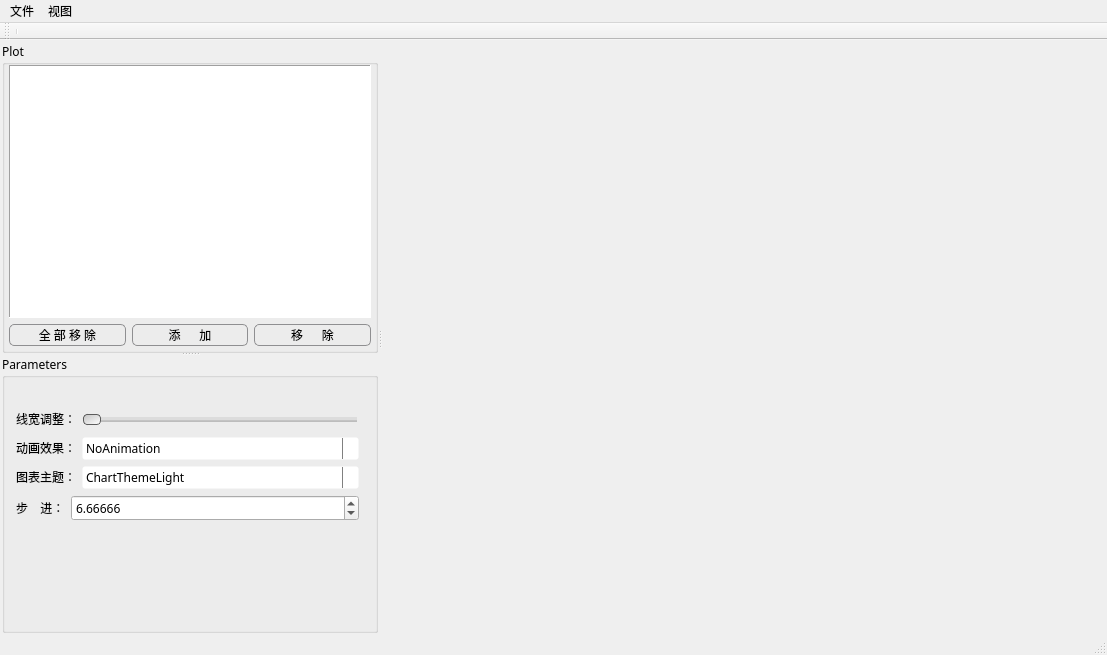
<?xml version="1.0" encoding="UTF-8"?>
<ui version="4.0">
 <class>MainWindow</class>
 <widget class="QMainWindow" name="MainWindow">
  <property name="geometry">
   <rect>
    <x>0</x>
    <y>0</y>
    <width>1107</width>
    <height>655</height>
   </rect>
  </property>
  <property name="sizePolicy">
   <sizepolicy hsizetype="Expanding" vsizetype="Fixed">
    <horstretch>0</horstretch>
    <verstretch>0</verstretch>
   </sizepolicy>
  </property>
  <property name="minimumSize">
   <size>
    <width>50</width>
    <height>0</height>
   </size>
  </property>
  <property name="windowTitle">
   <string>MainWindow</string>
  </property>
  <property name="tabShape">
   <enum>QTabWidget::Rounded</enum>
  </property>
  <widget class="QWidget" name="centralWidget">
   <property name="sizePolicy">
    <sizepolicy hsizetype="Expanding" vsizetype="Expanding">
     <horstretch>0</horstretch>
     <verstretch>0</verstretch>
    </sizepolicy>
   </property>
   <layout class="QGridLayout" name="gridLayout">
    <property name="leftMargin">
     <number>2</number>
    </property>
    <property name="topMargin">
     <number>2</number>
    </property>
    <property name="rightMargin">
     <number>2</number>
    </property>
    <property name="bottomMargin">
     <number>0</number>
    </property>
    <item row="0" column="0">
     <widget class="QSplitter" name="splitter_h">
      <property name="orientation">
       <enum>Qt::Horizontal</enum>
      </property>
      <widget class="QSplitter" name="splitter_v">
       <property name="enabled">
        <bool>true</bool>
       </property>
       <property name="sizePolicy">
        <sizepolicy hsizetype="Preferred" vsizetype="Expanding">
         <horstretch>0</horstretch>
         <verstretch>0</verstretch>
        </sizepolicy>
       </property>
       <property name="minimumSize">
        <size>
         <width>200</width>
         <height>0</height>
        </size>
       </property>
       <property name="maximumSize">
        <size>
         <width>16777215</width>
         <height>16777215</height>
        </size>
       </property>
       <property name="sizeIncrement">
        <size>
         <width>0</width>
         <height>0</height>
        </size>
       </property>
       <property name="baseSize">
        <size>
         <width>0</width>
         <height>0</height>
        </size>
       </property>
       <property name="lineWidth">
        <number>1</number>
       </property>
       <property name="midLineWidth">
        <number>0</number>
       </property>
       <property name="orientation">
        <enum>Qt::Vertical</enum>
       </property>
       <property name="handleWidth">
        <number>2</number>
       </property>
       <widget class="QGroupBox" name="group_plot">
        <property name="sizePolicy">
         <sizepolicy hsizetype="Preferred" vsizetype="Expanding">
          <horstretch>0</horstretch>
          <verstretch>0</verstretch>
         </sizepolicy>
        </property>
        <property name="font">
         <font>
          <family>宋体</family>
          <pointsize>9</pointsize>
          <weight>50</weight>
          <bold>false</bold>
         </font>
        </property>
        <property name="title">
         <string>Plot</string>
        </property>
        <layout class="QGridLayout" name="gridLayout_2">
         <property name="leftMargin">
          <number>4</number>
         </property>
         <property name="topMargin">
          <number>0</number>
         </property>
         <property name="rightMargin">
          <number>4</number>
         </property>
         <property name="bottomMargin">
          <number>4</number>
         </property>
         <item row="0" column="0">
          <layout class="QVBoxLayout" name="verticalLayout">
           <property name="leftMargin">
            <number>0</number>
           </property>
           <property name="rightMargin">
            <number>0</number>
           </property>
           <item>
            <widget class="QTableWidget" name="tableWidget_plot">
             <property name="sizePolicy">
              <sizepolicy hsizetype="Expanding" vsizetype="Expanding">
               <horstretch>0</horstretch>
               <verstretch>0</verstretch>
              </sizepolicy>
             </property>
             <property name="autoFillBackground">
              <bool>false</bool>
             </property>
             <property name="styleSheet">
              <string notr="true">QTableView 
{	
	selection-background-color: rgb(225, 225, 225);
}
QTableView::indicator:unchecked 
{
	background-color: #d7d6d5
}</string>
             </property>
             <property name="frameShape">
              <enum>QFrame::Panel</enum>
             </property>
             <property name="columnCount">
              <number>0</number>
             </property>
            </widget>
           </item>
           <item>
            <layout class="QHBoxLayout" name="horizontalLayout">
             <item>
              <widget class="QPushButton" name="btn_removeall">
               <property name="enabled">
                <bool>true</bool>
               </property>
               <property name="sizePolicy">
                <sizepolicy hsizetype="Expanding" vsizetype="Fixed">
                 <horstretch>62</horstretch>
                 <verstretch>24</verstretch>
                </sizepolicy>
               </property>
               <property name="minimumSize">
                <size>
                 <width>62</width>
                 <height>22</height>
                </size>
               </property>
               <property name="maximumSize">
                <size>
                 <width>16777215</width>
                 <height>16777215</height>
                </size>
               </property>
               <property name="font">
                <font>
                 <family>微软雅黑</family>
                 <pointsize>9</pointsize>
                 <weight>50</weight>
                 <bold>false</bold>
                </font>
               </property>
               <property name="styleSheet">
                <string notr="true">QPushButton
{
	border: 1px solid #8f8f91;
	border-radius: 5px;
	background-color: qlineargradient(x1: 0, y1: 0, x2: 0, y2: 	1,stop: 0 #f6f7fa, stop: 1 #dadbde);
	min-width: 60px;
	min-height: 20px;
}

QPushButton:hover
{
	background-color:rgb(220, 248, 255);
}
QPushButton:pressed 
{
	background-color: qlineargradient(x1: 0, y1: 0, x2: 0, y2: 1,stop: 0 #dadbde, stop: 1 #f6f7fa);
}</string>
               </property>
               <property name="text">
                <string>全 部 移 除</string>
               </property>
              </widget>
             </item>
             <item>
              <widget class="QPushButton" name="btn_addpro">
               <property name="enabled">
                <bool>true</bool>
               </property>
               <property name="sizePolicy">
                <sizepolicy hsizetype="Expanding" vsizetype="Fixed">
                 <horstretch>62</horstretch>
                 <verstretch>24</verstretch>
                </sizepolicy>
               </property>
               <property name="minimumSize">
                <size>
                 <width>62</width>
                 <height>22</height>
                </size>
               </property>
               <property name="maximumSize">
                <size>
                 <width>16777215</width>
                 <height>16777215</height>
                </size>
               </property>
               <property name="baseSize">
                <size>
                 <width>0</width>
                 <height>24</height>
                </size>
               </property>
               <property name="font">
                <font>
                 <family>微软雅黑</family>
                 <pointsize>9</pointsize>
                </font>
               </property>
               <property name="styleSheet">
                <string notr="true">QPushButton
{
	border: 1px solid #8f8f91;
	border-radius: 5px;
	background-color: qlineargradient(x1: 0, y1: 0, x2: 0, y2: 	1,stop: 0 #f6f7fa, stop: 1 #dadbde);
	min-width: 60px;
	min-height: 20px;
}

QPushButton:hover
{
	background-color:rgb(220, 248, 255);
}
QPushButton:pressed 
{
	background-color: qlineargradient(x1: 0, y1: 0, x2: 0, y2: 1,stop: 0 #dadbde, stop: 1 #f6f7fa);
}</string>
               </property>
               <property name="text">
                <string>添      加</string>
               </property>
               <property name="autoDefault">
                <bool>false</bool>
               </property>
              </widget>
             </item>
             <item>
              <widget class="QPushButton" name="btn_remove">
               <property name="enabled">
                <bool>true</bool>
               </property>
               <property name="sizePolicy">
                <sizepolicy hsizetype="Expanding" vsizetype="Fixed">
                 <horstretch>62</horstretch>
                 <verstretch>24</verstretch>
                </sizepolicy>
               </property>
               <property name="minimumSize">
                <size>
                 <width>62</width>
                 <height>22</height>
                </size>
               </property>
               <property name="maximumSize">
                <size>
                 <width>16777215</width>
                 <height>16777215</height>
                </size>
               </property>
               <property name="baseSize">
                <size>
                 <width>0</width>
                 <height>24</height>
                </size>
               </property>
               <property name="font">
                <font>
                 <family>微软雅黑</family>
                 <pointsize>9</pointsize>
                </font>
               </property>
               <property name="styleSheet">
                <string notr="true">QPushButton
{
	border: 1px solid #8f8f91;
	border-radius: 5px;
	background-color: qlineargradient(x1: 0, y1: 0, x2: 0, y2: 	1,stop: 0 #f6f7fa, stop: 1 #dadbde);
	min-width: 60px;
	min-height: 20px;
}

QPushButton:hover
{
	background-color:rgb(220, 248, 255);
}
QPushButton:pressed 
{
	background-color: qlineargradient(x1: 0, y1: 0, x2: 0, y2: 1,stop: 0 #dadbde, stop: 1 #f6f7fa);
}</string>
               </property>
               <property name="text">
                <string>移      除</string>
               </property>
              </widget>
             </item>
            </layout>
           </item>
          </layout>
         </item>
        </layout>
       </widget>
       <widget class="QGroupBox" name="group_message">
        <property name="sizePolicy">
         <sizepolicy hsizetype="Preferred" vsizetype="Minimum">
          <horstretch>0</horstretch>
          <verstretch>0</verstretch>
         </sizepolicy>
        </property>
        <property name="minimumSize">
         <size>
          <width>80</width>
          <height>0</height>
         </size>
        </property>
        <property name="font">
         <font>
          <family>宋体</family>
          <pointsize>9</pointsize>
         </font>
        </property>
        <property name="title">
         <string>Parameters</string>
        </property>
        <layout class="QGridLayout" name="gridLayout_4">
         <item row="0" column="0">
          <layout class="QVBoxLayout" name="verticalLayout_2">
           <item>
            <layout class="QHBoxLayout" name="horizontalLayout_2">
             <property name="rightMargin">
              <number>5</number>
             </property>
             <item>
              <widget class="QLabel" name="label">
               <property name="sizePolicy">
                <sizepolicy hsizetype="Fixed" vsizetype="Fixed">
                 <horstretch>0</horstretch>
                 <verstretch>0</verstretch>
                </sizepolicy>
               </property>
               <property name="minimumSize">
                <size>
                 <width>60</width>
                 <height>24</height>
                </size>
               </property>
               <property name="maximumSize">
                <size>
                 <width>16777215</width>
                 <height>24</height>
                </size>
               </property>
               <property name="font">
                <font>
                 <family>微软雅黑</family>
                </font>
               </property>
               <property name="text">
                <string>线宽调整：</string>
               </property>
              </widget>
             </item>
             <item>
              <widget class="MSlider" name="horizontalSlider">
               <property name="sizePolicy">
                <sizepolicy hsizetype="Expanding" vsizetype="Fixed">
                 <horstretch>0</horstretch>
                 <verstretch>0</verstretch>
                </sizepolicy>
               </property>
               <property name="minimumSize">
                <size>
                 <width>95</width>
                 <height>0</height>
                </size>
               </property>
               <property name="maximumSize">
                <size>
                 <width>16777215</width>
                 <height>16777215</height>
                </size>
               </property>
               <property name="focusPolicy">
                <enum>Qt::StrongFocus</enum>
               </property>
               <property name="styleSheet">
                <string notr="true">QSlider{border-color: #bcbcbc;}
QSlider::groove:horizontal {  
	border: 1px solid #999999;height: 3px;margin: 0px 0;left: 2px;right: 2px;}
QSlider::handle:horizontal {
	background: qlineargradient(x1:0, y1:0, x2:1, y2:1, stop:0 #c4c4c4, stop:1 #ffffff);
	border: 1px solid #5c5c5c;
    width: 16px;
	height: 14px;
	margin: -4px -2;border-radius: 4px;}
QSlider::add-page:horizontal{
    background: qlineargradient(spread:pad, x1:0, y1:1, x2:0, y2:0, stop:0 #bcbcbc, stop:0.25 #bcbcbc, stop:0.5 #dcdcdc, stop:1 #dcdcdc);}
QSlider::sub-page:horizontal{
    background: rgb(0, 170, 255);}</string>
               </property>
               <property name="minimum">
                <number>12</number>
               </property>
               <property name="maximum">
                <number>30</number>
               </property>
               <property name="orientation">
                <enum>Qt::Horizontal</enum>
               </property>
               <property name="invertedAppearance">
                <bool>false</bool>
               </property>
               <property name="invertedControls">
                <bool>false</bool>
               </property>
               <property name="tickPosition">
                <enum>QSlider::TicksAbove</enum>
               </property>
               <property name="tickInterval">
                <number>2</number>
               </property>
              </widget>
             </item>
            </layout>
           </item>
           <item>
            <layout class="QHBoxLayout" name="horizontalLayout_3">
             <property name="rightMargin">
              <number>5</number>
             </property>
             <item>
              <widget class="QLabel" name="label_2">
               <property name="sizePolicy">
                <sizepolicy hsizetype="Fixed" vsizetype="Fixed">
                 <horstretch>0</horstretch>
                 <verstretch>0</verstretch>
                </sizepolicy>
               </property>
               <property name="text">
                <string>动画效果：</string>
               </property>
              </widget>
             </item>
             <item>
              <widget class="QComboBox" name="comboBox">
               <property name="sizePolicy">
                <sizepolicy hsizetype="Expanding" vsizetype="Fixed">
                 <horstretch>0</horstretch>
                 <verstretch>0</verstretch>
                </sizepolicy>
               </property>
               <property name="minimumSize">
                <size>
                 <width>95</width>
                 <height>0</height>
                </size>
               </property>
               <property name="styleSheet">
                <string notr="true">QComboBox {
	border: 1px solid light;
    border-radius: 3px;
    padding: 1px 18px 1px 3px;
    min-width: 6em;
}
QComboBox:editable {
	background: white;
}
QComboBox:!editable, QComboBox::drop-down:editable {
    background: qlineargradient(x1: 0, y1: 0, x2: 0, y2: 1,
                                   stop: 0 #E1E1E1, stop: 0.4 #DDDDDD,
                                   stop: 0.5 #D8D8D8, stop: 1.0 #D3D3D3);
}
QComboBox:!editable:on, QComboBox::drop-down:editable:on {
    background: qlineargradient(x1: 0, y1: 0, x2: 0, y2: 1,
                                  stop: 0 #D3D3D3, stop: 0.4 #D8D8D8,
                                  stop: 0.5 #DDDDDD, stop: 1.0 #E1E1E1);
}
QComboBox:on { 
    padding-top: 3px;
    padding-left: 4px;
}
QComboBox::drop-down {
    subcontrol-origin: padding;
    subcontrol-position: top right;
    width: 15px;
    border-left-width: 1px;
    border-left-color: gray;
    border-left-style: solid; 
    border-top-right-radius: 3px;
    border-bottom-right-radius: 3px;
}

  QComboBox::down-arrow {
      image:url(:/images/down_arrow.png);
  }

  QComboBox::down-arrow:on {
      top: 1px;
      left: 1px;
  }</string>
               </property>
               <item>
                <property name="text">
                 <string>NoAnimation</string>
                </property>
               </item>
               <item>
                <property name="text">
                 <string>SeriesAnimations</string>
                </property>
               </item>
               <item>
                <property name="text">
                 <string>GridAxisAnimations</string>
                </property>
               </item>
               <item>
                <property name="text">
                 <string>AllAnimations</string>
                </property>
               </item>
              </widget>
             </item>
            </layout>
           </item>
           <item>
            <layout class="QHBoxLayout" name="horizontalLayout_4">
             <property name="rightMargin">
              <number>5</number>
             </property>
             <item>
              <widget class="QLabel" name="label_3">
               <property name="sizePolicy">
                <sizepolicy hsizetype="Fixed" vsizetype="Fixed">
                 <horstretch>0</horstretch>
                 <verstretch>0</verstretch>
                </sizepolicy>
               </property>
               <property name="text">
                <string>图表主题：</string>
               </property>
              </widget>
             </item>
             <item>
              <widget class="QComboBox" name="comboBox_2">
               <property name="sizePolicy">
                <sizepolicy hsizetype="Expanding" vsizetype="Fixed">
                 <horstretch>0</horstretch>
                 <verstretch>0</verstretch>
                </sizepolicy>
               </property>
               <property name="minimumSize">
                <size>
                 <width>95</width>
                 <height>0</height>
                </size>
               </property>
               <property name="maximumSize">
                <size>
                 <width>16777215</width>
                 <height>16777215</height>
                </size>
               </property>
               <property name="styleSheet">
                <string notr="true">  QComboBox {
      border: 1px solid light;
      border-radius: 3px;
      padding: 1px 18px 1px 3px;
      min-width: 6em;
  }

  QComboBox:editable {
      background: white;
  }

  QComboBox:!editable, QComboBox::drop-down:editable {
       background: qlineargradient(x1: 0, y1: 0, x2: 0, y2: 1,
                                   stop: 0 #E1E1E1, stop: 0.4 #DDDDDD,
                                   stop: 0.5 #D8D8D8, stop: 1.0 #D3D3D3);
  }

  QComboBox:!editable:on, QComboBox::drop-down:editable:on {
      background: qlineargradient(x1: 0, y1: 0, x2: 0, y2: 1,
                                  stop: 0 #D3D3D3, stop: 0.4 #D8D8D8,
                                  stop: 0.5 #DDDDDD, stop: 1.0 #E1E1E1);
  }

  QComboBox:on { 
      padding-top: 3px;
      padding-left: 4px;
  }

  QComboBox::drop-down {
      subcontrol-origin: padding;
      subcontrol-position: top right;
      width: 15px;
      border-left-width: 1px;
      border-left-color: gray;
      border-left-style: solid; 
      border-top-right-radius: 3px;
      border-bottom-right-radius: 3px;
  }

  QComboBox::down-arrow {
      image:url(:/images/down_arrow.png);
  }

  QComboBox::down-arrow:on {
      top: 1px;
      left: 1px;
  }</string>
               </property>
               <item>
                <property name="text">
                 <string>ChartThemeLight</string>
                </property>
               </item>
               <item>
                <property name="text">
                 <string>ChartThemeBlueCerulean</string>
                </property>
               </item>
               <item>
                <property name="text">
                 <string>ChartThemeDark</string>
                </property>
               </item>
               <item>
                <property name="text">
                 <string>ChartThemeBrownSand</string>
                </property>
               </item>
               <item>
                <property name="text">
                 <string>ChartThemeBlueNcs</string>
                </property>
               </item>
               <item>
                <property name="text">
                 <string>ChartThemeHighContrast</string>
                </property>
               </item>
               <item>
                <property name="text">
                 <string>ChartThemeBlueIcy</string>
                </property>
               </item>
               <item>
                <property name="text">
                 <string>ChartThemeQt</string>
                </property>
               </item>
              </widget>
             </item>
            </layout>
           </item>
           <item>
            <layout class="QHBoxLayout" name="horizontalLayout_5">
             <property name="sizeConstraint">
              <enum>QLayout::SetFixedSize</enum>
             </property>
             <property name="rightMargin">
              <number>5</number>
             </property>
             <item>
              <widget class="QLabel" name="label_4">
               <property name="sizePolicy">
                <sizepolicy hsizetype="Fixed" vsizetype="Fixed">
                 <horstretch>0</horstretch>
                 <verstretch>0</verstretch>
                </sizepolicy>
               </property>
               <property name="minimumSize">
                <size>
                 <width>0</width>
                 <height>0</height>
                </size>
               </property>
               <property name="text">
                <string>步    进：</string>
               </property>
              </widget>
             </item>
             <item>
              <widget class="QDoubleSpinBox" name="doubleSpinBox">
               <property name="sizePolicy">
                <sizepolicy hsizetype="Expanding" vsizetype="Fixed">
                 <horstretch>0</horstretch>
                 <verstretch>0</verstretch>
                </sizepolicy>
               </property>
               <property name="decimals">
                <number>5</number>
               </property>
               <property name="minimum">
                <double>0.000000000000000</double>
               </property>
               <property name="maximum">
                <double>99999999.000000000000000</double>
               </property>
               <property name="singleStep">
                <double>1.000000000000000</double>
               </property>
               <property name="value">
                <double>6.666660000000000</double>
               </property>
              </widget>
             </item>
            </layout>
           </item>
          </layout>
         </item>
         <item row="1" column="0">
          <layout class="QHBoxLayout" name="horizontalLayout_6">
           <item>
            <spacer name="horizontalSpacer">
             <property name="orientation">
              <enum>Qt::Horizontal</enum>
             </property>
             <property name="sizeHint" stdset="0">
              <size>
               <width>40</width>
               <height>20</height>
              </size>
             </property>
            </spacer>
           </item>
           <item>
            <layout class="QGridLayout" name="gridLayout_3">
             <property name="sizeConstraint">
              <enum>QLayout::SetFixedSize</enum>
             </property>
             <item row="1" column="0">
              <widget class="QPushButton" name="btn_left">
               <property name="autoFillBackground">
                <bool>false</bool>
               </property>
               <property name="styleSheet">
                <string notr="true">QPushButton:hover {
	margin-bottom:2px;
}
QPushButton:pressed {
	margin-top:5px;
	border: none;
}
</string>
               </property>
               <property name="text">
                <string/>
               </property>
               <property name="icon">
                <iconset resource="source.qrc">
                 <normaloff>:/images/left.ico</normaloff>:/images/left.ico</iconset>
               </property>
               <property name="iconSize">
                <size>
                 <width>28</width>
                 <height>28</height>
                </size>
               </property>
               <property name="flat">
                <bool>true</bool>
               </property>
              </widget>
             </item>
             <item row="1" column="1">
              <widget class="QPushButton" name="btn_down">
               <property name="autoFillBackground">
                <bool>false</bool>
               </property>
               <property name="styleSheet">
                <string notr="true">QPushButton:hover {
	margin-bottom:2px;
}
QPushButton:pressed {
	margin-top:5px;
	border: none;
}
</string>
               </property>
               <property name="text">
                <string/>
               </property>
               <property name="icon">
                <iconset resource="source.qrc">
                 <normaloff>:/images/down.ico</normaloff>:/images/down.ico</iconset>
               </property>
               <property name="iconSize">
                <size>
                 <width>28</width>
                 <height>28</height>
                </size>
               </property>
               <property name="flat">
                <bool>true</bool>
               </property>
              </widget>
             </item>
             <item row="1" column="2">
              <widget class="QPushButton" name="btn_right">
               <property name="styleSheet">
                <string notr="true">QPushButton:hover {
	margin-bottom:2px;
}
QPushButton:pressed {
	margin-top:5px;
	border: none;
}
</string>
               </property>
               <property name="text">
                <string/>
               </property>
               <property name="icon">
                <iconset resource="source.qrc">
                 <normaloff>:/images/right.ico</normaloff>:/images/right.ico</iconset>
               </property>
               <property name="iconSize">
                <size>
                 <width>28</width>
                 <height>28</height>
                </size>
               </property>
               <property name="checkable">
                <bool>false</bool>
               </property>
               <property name="checked">
                <bool>false</bool>
               </property>
               <property name="flat">
                <bool>true</bool>
               </property>
              </widget>
             </item>
             <item row="0" column="1">
              <widget class="QPushButton" name="btn_up">
               <property name="sizePolicy">
                <sizepolicy hsizetype="Minimum" vsizetype="Fixed">
                 <horstretch>0</horstretch>
                 <verstretch>0</verstretch>
                </sizepolicy>
               </property>
               <property name="autoFillBackground">
                <bool>false</bool>
               </property>
               <property name="styleSheet">
                <string notr="true">QPushButton:hover {
	margin-bottom:2px;
}
QPushButton:pressed {
	margin-top:5px;
	border: none;
}
</string>
               </property>
               <property name="text">
                <string/>
               </property>
               <property name="icon">
                <iconset resource="source.qrc">
                 <normaloff>:/images/up.ico</normaloff>:/images/up.ico</iconset>
               </property>
               <property name="iconSize">
                <size>
                 <width>28</width>
                 <height>28</height>
                </size>
               </property>
               <property name="flat">
                <bool>true</bool>
               </property>
              </widget>
             </item>
            </layout>
           </item>
          </layout>
         </item>
        </layout>
       </widget>
      </widget>
      <widget class="QWidget" name="widget" native="true">
       <property name="enabled">
        <bool>true</bool>
       </property>
       <property name="sizePolicy">
        <sizepolicy hsizetype="Maximum" vsizetype="Maximum">
         <horstretch>0</horstretch>
         <verstretch>0</verstretch>
        </sizepolicy>
       </property>
       <property name="minimumSize">
        <size>
         <width>550</width>
         <height>0</height>
        </size>
       </property>
       <property name="autoFillBackground">
        <bool>true</bool>
       </property>
      </widget>
     </widget>
    </item>
   </layout>
  </widget>
  <widget class="QMenuBar" name="menuBar">
   <property name="geometry">
    <rect>
     <x>0</x>
     <y>0</y>
     <width>1107</width>
     <height>23</height>
    </rect>
   </property>
   <widget class="QMenu" name="menuFile">
    <property name="title">
     <string>文件</string>
    </property>
    <widget class="QMenu" name="menuExport_CSV">
     <property name="font">
      <font>
       <family>微软雅黑</family>
      </font>
     </property>
     <property name="tearOffEnabled">
      <bool>false</bool>
     </property>
     <property name="title">
      <string>导出CSV文件 </string>
     </property>
     <property name="toolTipsVisible">
      <bool>false</bool>
     </property>
     <addaction name="actionmode1"/>
     <addaction name="actionmode2"/>
    </widget>
    <addaction name="actionOpen_Log"/>
    <addaction name="menuExport_CSV"/>
    <addaction name="exit"/>
   </widget>
   <widget class="QMenu" name="menuView">
    <property name="title">
     <string>视图</string>
    </property>
    <addaction name="actionBoot_Time"/>
    <addaction name="actionUtc_Time"/>
   </widget>
   <addaction name="menuFile"/>
   <addaction name="menuView"/>
  </widget>
  <widget class="QStatusBar" name="statusBar"/>
  <widget class="QToolBar" name="mainToolBar">
   <attribute name="toolBarArea">
    <enum>TopToolBarArea</enum>
   </attribute>
   <attribute name="toolBarBreak">
    <bool>false</bool>
   </attribute>
   <addaction name="separator"/>
  </widget>
  <action name="actionOpen_Log">
   <property name="text">
    <string>打开日志</string>
   </property>
   <property name="font">
    <font>
     <family>微软雅黑</family>
    </font>
   </property>
   <property name="shortcut">
    <string>Ctrl+O</string>
   </property>
  </action>
  <action name="exit">
   <property name="text">
    <string>退出</string>
   </property>
   <property name="font">
    <font>
     <family>微软雅黑</family>
    </font>
   </property>
  </action>
  <action name="actionBoot_Time">
   <property name="checkable">
    <bool>true</bool>
   </property>
   <property name="checked">
    <bool>false</bool>
   </property>
   <property name="text">
    <string>Boot Time</string>
   </property>
  </action>
  <action name="actionUtc_Time">
   <property name="checkable">
    <bool>true</bool>
   </property>
   <property name="checked">
    <bool>true</bool>
   </property>
   <property name="text">
    <string>UTC Time</string>
   </property>
   <property name="visible">
    <bool>true</bool>
   </property>
  </action>
  <action name="actionExport_Excel">
   <property name="checkable">
    <bool>false</bool>
   </property>
   <property name="enabled">
    <bool>true</bool>
   </property>
   <property name="text">
    <string>导出CSV文件 </string>
   </property>
   <property name="toolTip">
    <string>导出文件</string>
   </property>
  </action>
  <action name="actionmode1">
   <property name="text">
    <string>单个文件</string>
   </property>
  </action>
  <action name="actionmode2">
   <property name="text">
    <string>分立文件</string>
   </property>
  </action>
 </widget>
 <layoutdefault spacing="6" margin="11"/>
 <customwidgets>
  <customwidget>
   <class>MSlider</class>
   <extends>QSlider</extends>
   <header location="global">mslider.h</header>
  </customwidget>
 </customwidgets>
 <resources>
  <include location="source.qrc"/>
 </resources>
 <connections/>
</ui>
